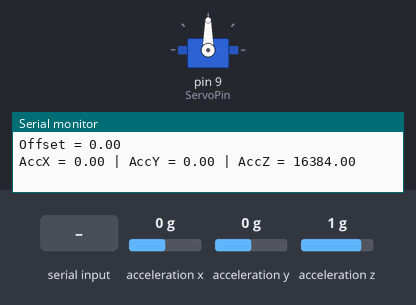
The sketch below on a simulated Arduino Uno, built with avr-gcc and run on an emulated ATmega328P. On the bench: servo, the last lines printed to the serial monitor. Wiring (inferred from the names in the program): MPU-6050 motion sensor at I2C address 0x68. The inputs (shaded band) are chosen by the test bench; at power-on: acceleration y 0 g, acceleration x 0 g, acceleration z 1 g.

Above: at 1.2 s.
1.3 s: acceleration y set to -1.4 g
At 2.6 s:
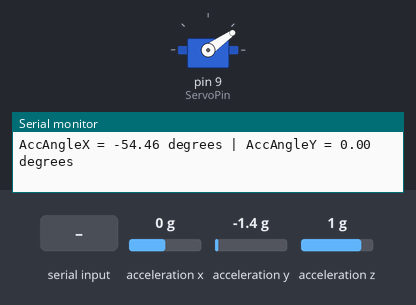
2.9 s: "90,45\n" received over Serial
At 3.6 s:
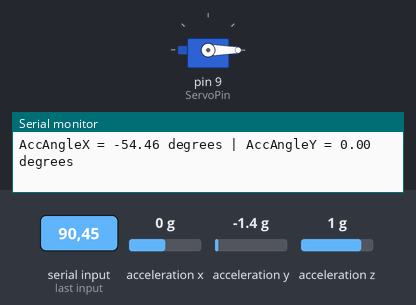
4.5 s: acceleration y set to 0 g
At 5.7 s:
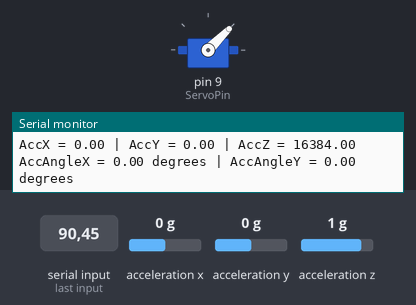
6.0 s: "30,150\n" received over Serial
At 6.19 s:
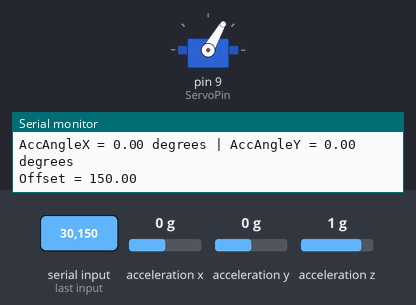
Timing chart, 0 to 9.0 s (numbered marks = the images above; inputs shaded):
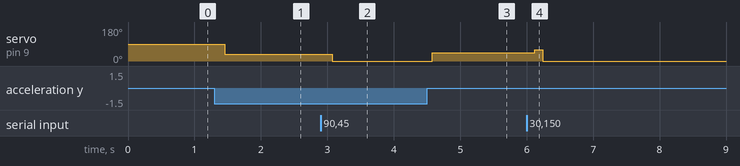

Measured:
- after the input at 1.3 s, servo on pin 9 (ServoPin): 90° → 35° after 0.15 s
- after the input at 2.9 s, servo on pin 9 (ServoPin): 35° → 0° after 0.18 s
- after the input at 4.5 s, servo on pin 9 (ServoPin): 0° → 45° after 0.08 s
- after the input at 6.0 s, servo on pin 9 (ServoPin): 45° → 60° after 0.12 s, → 0° 0.12 s later

The sketch:

gimbal_trial.ino
```cpp
// reference https://howtomechatronics.com/tutorials/arduino/arduino-and-mpu6050-accelerometer-and-gyroscope-tutorial/

#include <Wire.h>
#include <Servo.h>
#include <math.h>

const int MPU = 0x68; // MPU6050 I2C address
Servo SG90;
int ServoPin = 9;

// accelerometer variables
float AccX, AccY, AccZ;
float AccAngleX, AccAngleY;
float offset = 0;

void setup() {
  SG90.attach(ServoPin); // attach servo to pin number

  Wire.begin();
  Wire.beginTransmission(MPU); // transmit to MPU
  Wire.write(0x6B); // talk to register (0x6B)
  Wire.write(0x00);
  Wire.endTransmission(true);

  Serial.begin(9600); // communicate with serial monitor at baudrate9600 (bits per second)
}

void loop() {
  Wire.beginTransmission(MPU);
  Wire.write(0x3B); // talk to register (ACCEL_XOUT 0x3B)
  Wire.endTransmission(false);
  Wire.requestFrom(MPU, 6, true);

  AccX = Wire.read() << 8 | Wire.read();
  AccY = Wire.read() << 8 | Wire.read();
  AccZ = Wire.read() << 8 | Wire.read();

  AccAngleX = atan(AccY / sqrt(pow(AccX, 2) + pow(AccZ, 2))) * (180 / M_PI);
  AccAngleY = atan(-AccX / sqrt(pow(AccY, 2) + pow(AccZ, 2))) * (180 / M_PI);

  Serial.print("AccX = ");
  Serial.print(AccX);
  Serial.print(" | AccY = ");
  Serial.print(AccY);
  Serial.print(" | AccZ = ");
  Serial.println(AccZ);

  Serial.print("AccAngleX = ");
  Serial.print(AccAngleX);
  Serial.print(" degrees | AccAngleY = ");
  Serial.print(AccAngleY);
  Serial.println(" degrees");

  float angle = 90 + AccAngleX + (-offset);
  SG90.write(angle); // servo continously at angle

  if (Serial.available() > 0) { // if data is waiting to be read
    offset = Serial.parseFloat(); // retrieve offset
    Serial.read(); // -1 if no data is read, deal with "extra" bytes after parseFloat
  }
  Serial.print("Offset = ");
  Serial.println(offset);
  delay(50);
}
```
